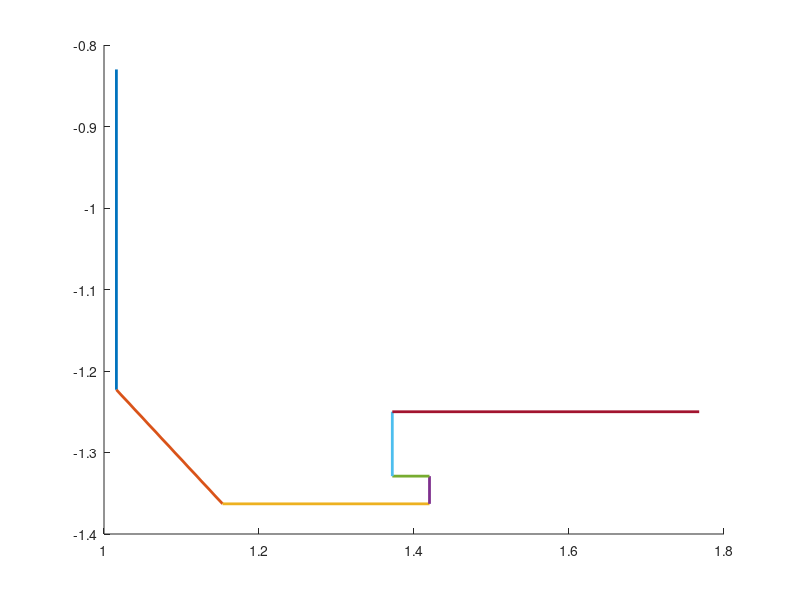

MATLAB code for this plot: (Note: this script raises an error after producing the figure.)



rv = [1.016 1.016 1.153 1.42 1.42 1.372 1.372 1.768];
zv = [-0.83 -1.223 -1.363 -1.363 -1.329 -1.329 -1.25 -1.25 -1.25];
nv = length(rv);
cmap = colormap(lines);

figure
hold on
for i = 1:nv-1
  plot( rv(i:i+1), zv(i:i+1), 'color', cmap(i,:), 'linewidth', 2)
end

   
load('d3d_obj_mks_struct_6565.mat')
limdata = tok_data_struct.limdata;
sLimTot = calcLimDistance(limdata(2,1), limdata(1,1), limdata);

sv = sLimTot - calcLimDistance(rv, zv, limdata);

figure
hold on
for i = 1:nv-1
   plot( sv(i:i+1), [0 0], 'color', cmap(i,:), 'linewidth', 2)
end
   
   
   
   
   